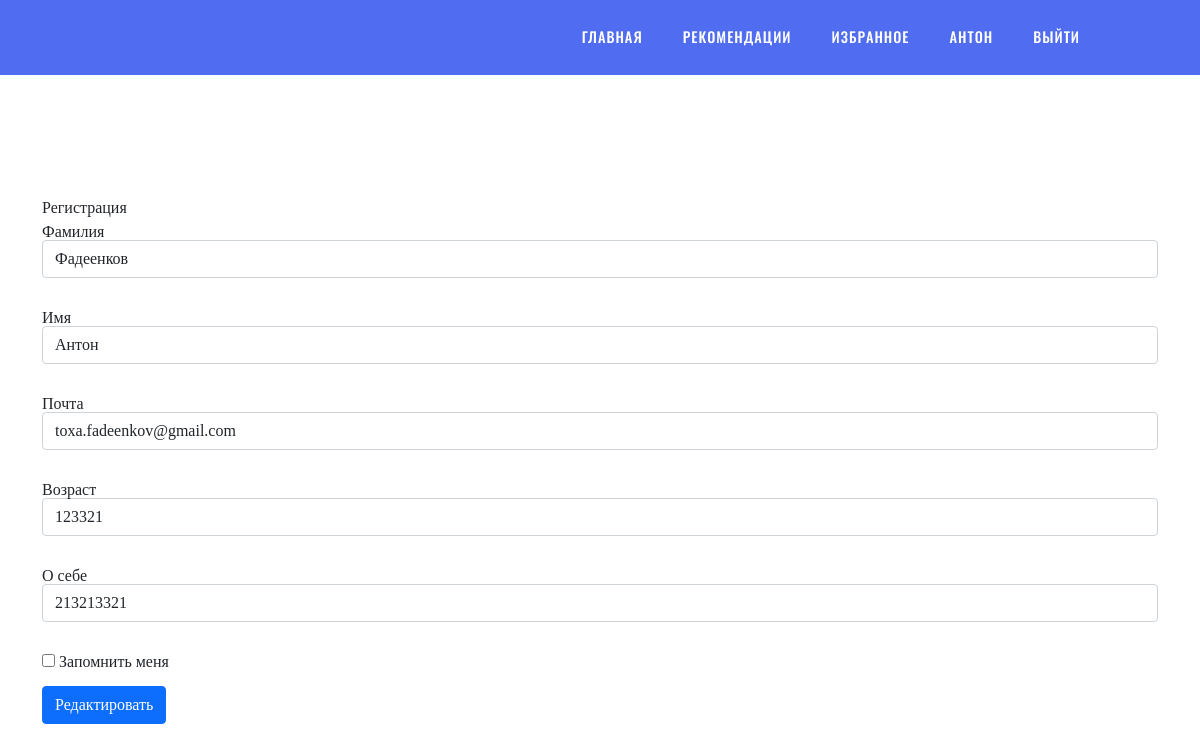
The app's page /profile/edit (signed in) with its own data.
### data/users.py (models this page shows, shortened)
class User(SqlAlchemyBase, UserMixin, SerializerMixin):
    __tablename__ = 'users'
    id = sqlalchemy.Column(sqlalchemy.Integer,
                           primary_key=True, autoincrement=True)
    surname = sqlalchemy.Column(sqlalchemy.String, nullable=True)
    name = sqlalchemy.Column(sqlalchemy.String, nullable=True)
    email = sqlalchemy.Column(sqlalchemy.String, unique=True, nullable=True)
    hashed_password = sqlalchemy.Column(sqlalchemy.String, nullable=True)
    age = sqlalchemy.Column(sqlalchemy.Integer, nullable=True)
    about = sqlalchemy.Column(sqlalchemy.String, nullable=True)
    books = orm.relation("Favorite", back_populates='user')

### main.py (the view, shortened to what this page needs)
@app.route('/profile/edit', methods=['GET', 'POST'])
@login_required
def edit_user():
    db_sess = db_session.create_session()
    user = db_sess.query(User).filter(User.id == current_user.id).first()
    form = EditForm()
    if request.method == "GET":
        form.surname.data = user.surname
        form.name.data = user.name
        form.email.data = user.email
        form.age.data = user.age
        form.about.data = user.about
        form.submit.label.text = 'Редактировать'
    return render_template('register.html', title='Редактирование профиля',
                           registerform=form)

### forms/editform.py
class EditForm(FlaskForm):
    surname = StringField('Фамилия', validators=[DataRequired()])
    name = StringField('Имя', validators=[DataRequired()])
    email = EmailField('Почта', validators=[DataRequired()])
    age = IntegerField('Возраст', validators=[DataRequired()])
    about = StringField('О себе')
    remember_me = BooleanField('Запомнить меня')
    submit = SubmitField('Зарегистрироваться')

### data/db_session.py (called while the page is built)
def create_session() -> Session:
    global __factory
    return __factory()

### main.py (called while the page is built)
@login_manager.user_loader
def load_user(user_id):
    db_sess = db_session.create_session()
    return db_sess.query(User).get(user_id)

### templates/register.html (shortened to what this page needs)
{% extends "base.html" %}
{% block content %}
    <h1>Регистрация</h1>
    <form action="" method="post">
        <p>
            {{ registerform.surname.label }}<br>
            {{ registerform.surname(class="form-control", type="string") }}<br>
        </p>
        <p>
            {{ registerform.name.label }}<br>
            {{ registerform.name(class="form-control", type="string") }}<br>
        </p>
        <p>
            {{ registerform.email.label }}<br>
            {{ registerform.email(class="form-control", type="email") }}<br>
        </p>
        <p>
            {{ registerform.age.label }}<br>
            {{ registerform.age(class="form-control", type="integer") }}<br>
        </p>
        <p>
            {{ registerform.about.label }}<br>
            {{ registerform.about(class="form-control", type="string") }}<br>
        </p>
        <p>{{ registerform.remember_me() }} {{ registerform.remember_me.label }}</p>
        <p>{{ registerform.submit(type="submit", class="btn btn-primary") }}</p>
    </form>
{% endblock %}

### templates/base.html (shortened to what this page needs)
<!DOCTYPE html>
<html lang=ru>
<head>
    <link href="https://cdn.jsdelivr.net/npm/bootstrap@5.0.0-beta3/dist/css/bootstrap.min.css"
          rel="stylesheet"
>
    <link rel="stylesheet" type="text/css" href="../static/css/main.css">
</head>
<body>
<header style="z-index: 9999999999; max-height: 100px; overflow: hidden">
	<div style="z-index: 99999;background-color: #506cf0; max-height: 100px; overflow: hidden" class="nava" role='navigation'>
    <ul>
        <li><a href="/">Главная</a></li>
        {% if current_user.is_authenticated %}
            <li><a href="/user_recommendations">Рекомендации</a></li>
            <li><a href="/favorites/{{ current_user.id }}">Избранное</a></li>
            <li><a href="/profile">{{ current_user.name }} </a></li>
            <li><a href="/logout">Выйти</a></li>
        {% else %}
            <li><a href="/register">Зарегистрироваться </a></li>
            <li><a href="/login">Войти </a></li>
        {% endif %}
    </ul>
</div>
</header>
<main role="main" class="container">
    {% block content %}{% endblock %}
</main>
</body>
</html>

### static/css/main.css (style rules this page uses)
body { top: 0; left: 0; right: 0; bottom: 0; margin: 0; font-family: Oswald; margin-top: 200px; }
body a { text-decoration: none; }
html, body, div, span, applet, object, iframe, h1, h2, h3, h4, h5, h6, p, blockquote, pre, a, abbr, acronym, address, big, cite, code, del, dfn, em, img, ins, kbd, q, s, samp, small, strike, strong, sub, sup, tt, var, b, u, i, center, dl, dt, dd, ol, ul, li, fieldset, form, label, legend, table, caption, tbody, tfoot, thead, tr, th, td, article, aside, canvas, details, embed, figure, figcaption, footer, header, hgroup, menu, nav, output, ruby, section, summary, time, mark, audio, video { padding: 0; border: 0; font-size: 100%; font: inherit; vertical-align: baseline; }
article, aside, details, figcaption, figure, footer, header, hgroup, menu, nav, section, main { display: block; }
body { line-height: 1; }
ol, ul { list-style: none; }
.nava { transition: top 4s; position: fixed; top: 0; left: 0; width: 100%; background: #ffffff00; height: 75px; }
.nava ul { list-style: none; position: relative; float: right; margin-right: 100px; display: inline-flex; }
.nava ul li { float: left; -webkit-transition: all 0.2s ease-in-out; -moz-transition: all 0.2s ease-in-out; transition: all 0.2s ease-in-out; }
.nava ul li a { display: block; padding: 30px 20px; font-family: Oswald; color: #fff; font-weight: medium; font-size: 0.9em; letter-spacing: 1px; text-decoration: none; text-transform: uppercase; }

### records on screen
User: name "АНТОН", surname "Фадеенков", name "Антон", email "toxa.fadeenkov@gmail.com", age "123321", about "213213321"

### other values on screen
{{ registerform.surname.label }} "Фамилия"
{{ registerform.name.label }} "Имя"
{{ registerform.email.label }} "Почта"
{{ registerform.age.label }} "Возраст"
{{ registerform.about.label }} "О себе"
{{ registerform.remember_me.label }} "Запомнить меня"
